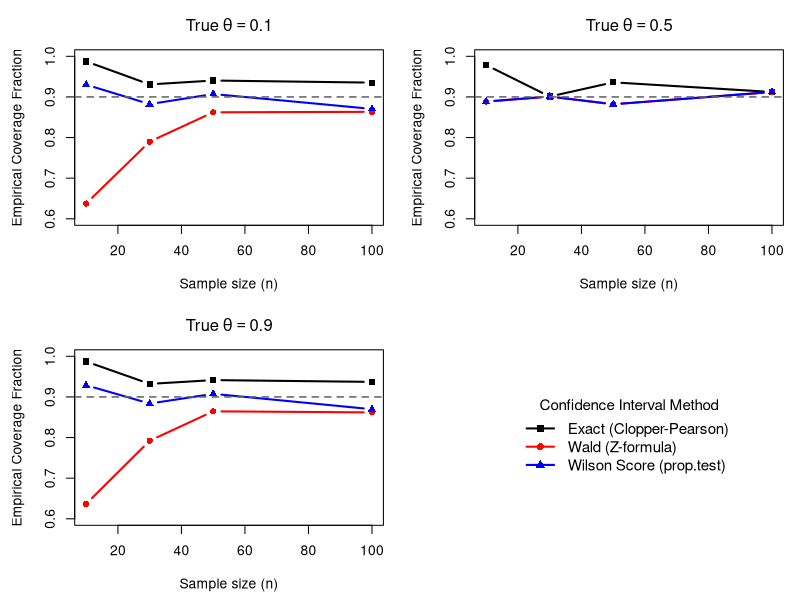

Source code (R):
# ==============================================================================
# HOMEWORK 1 - PROBLEM 1.1 (Detailed Beginner-Friendly Version)
# ==============================================================================
# Objective:
# Compare three different methods for constructing a 90% confidence interval
# for a binomial success probability theta:
#   1. Exact (Clopper-Pearson) interval: from binom.test()
#   2. Wald interval (approximate Z formula from course slides)
#   3. Wilson Score interval: from prop.test(..., correct = FALSE)
#
# We test these methods across different sample sizes n in {10, 30, 50, 100}
# and true probabilities theta in {0.1, 0.5, 0.9}.
# For each setting, we generate N = 100,000 datasets and measure what fraction
# of the computed intervals actually "trap" (contain) the true theta.
# ==============================================================================

# ------------------------------------------------------------------------------
# STEP 1: Setting up the simulation parameters
# ------------------------------------------------------------------------------
# Setting a random seed ensures that anyone running this script gets the EXACT
# same random numbers and results.
set.seed(47)

# The sample sizes n we are asked to investigate
ns <- c(10, 30, 50, 100)

# The true values of the success parameter theta
thetas <- c(0.1, 0.5, 0.9)

# Number of simulated experiments for each combination of (n, theta).
# 100,000 is large enough so that random simulation noise is less than 0.1%.
N <- 1e5

# Confidence level is 90%, which means the error rate alpha is 10% (0.10).
# For a two-sided interval, alpha is split equally between the two tails: 5% each.
conf_level <- 0.90
alpha <- 1 - conf_level

# z is the critical value from the standard normal distribution N(0, 1).
# For 90% confidence, we need the 95th percentile (1 - alpha/2 = 0.95).
# qnorm(0.95) is approximately 1.644854.
z <- qnorm(1 - alpha / 2)

cat("Critical value z for 90% confidence interval:", round(z, 4), "\n\n")

# ------------------------------------------------------------------------------
# STEP 2: Pre-allocating matrices to store our empirical results
# ------------------------------------------------------------------------------
# Pre-allocating matrices with known dimensions is much faster and cleaner
# than growing vectors inside loops.
# Rows will represent different sample sizes (n), columns represent thetas.
cov_exact <- matrix(NA, nrow = length(ns), ncol = length(thetas),
                    dimnames = list(paste0("n=", ns), paste0("theta=", thetas)))
cov_wald  <- cov_exact
cov_score <- cov_exact

# ------------------------------------------------------------------------------
# STEP 3: Running the simulation loop
# ------------------------------------------------------------------------------
cat("Starting simulation over all (n, theta) combinations...\n")

for (i in seq_along(ns)) {
  n <- ns[i]
  
  for (j in seq_along(thetas)) {
    theta <- thetas[j]
    
    # rbinom(N, size = n, prob = theta) simulates N independent experiments.
    # In each experiment, we flip an unfair coin with success probability theta
    # n times, and S stores the number of successes (an integer between 0 and n).
    S <- rbinom(N, size = n, prob = theta)
    
    # p is our sample proportion of successes: hat(theta) = S / n.
    p <- S / n
    
    # --------------------------------------------------------------------------
    # Method 1: Exact Clopper-Pearson Interval
    # --------------------------------------------------------------------------
    # binom.test(s, n)$conf.int finds the limits by inverting the binomial tails.
    # In probability theory, there is a known exact mathematical equivalence:
    # the lower limit corresponds to the alpha/2 quantile of a Beta(s, n - s + 1),
    # and the upper limit is the (1 - alpha/2) quantile of a Beta(s + 1, n - s).
    # Using qbeta() on the vector S computes all 100,000 intervals in milliseconds,
    # giving the EXACT same numbers as calling binom.test() 100,000 times!
    lo_exact <- qbeta(alpha / 2, S, n - S + 1)
    up_exact <- qbeta(1 - alpha / 2, S + 1, n - S)
    
    # We check if the true theta falls inside [lo, up].
    # In R, (lo <= theta & theta <= up) returns a vector of TRUE / FALSE.
    # Taking the mean() of a logical vector computes the proportion of TRUEs.
    cov_exact[i, j] <- mean(lo_exact <= theta & theta <= up_exact)
    
    # --------------------------------------------------------------------------
    # Method 2: Wald Approximate Interval (Z-formula from slides)
    # --------------------------------------------------------------------------
    # Formula: p +- z * sqrt(p * (1 - p) / n)
    # Notice that it estimates the standard error using the sample proportion p!
    # When S = 0, p = 0, so the standard error is sqrt(0) = 0.
    # In that case, the interval collapses to a single point [0, 0]!
    se_wald <- sqrt(p * (1 - p) / n)
    lo_wald <- p - z * se_wald
    up_wald <- p + z * se_wald
    
    cov_wald[i, j] <- mean(lo_wald <= theta & theta <= up_wald)
    
    # --------------------------------------------------------------------------
    # Method 3: Wilson Score Interval (prop.test with correct = FALSE)
    # --------------------------------------------------------------------------
    # Instead of plugging in p into the standard error, Wilson (1927) tests
    # H0: theta = theta0 with the TRUE variance theta0*(1 - theta0)/n and
    # inverts the resulting quadratic inequality.
    # This leads to a formula with an adjusted center and variance:
    denom  <- 1 + (z^2) / n
    center <- (p + (z^2) / (2 * n)) / denom
    margin <- (z * sqrt((p * (1 - p) / n) + (z^2) / (4 * n^2))) / denom
    lo_score <- center - margin
    up_score <- center + margin
    
    cov_score[i, j] <- mean(lo_score <= theta & theta <= up_score)
  }
}

cat("Simulation completed successfully!\n\n")

# ------------------------------------------------------------------------------
# STEP 4: Displaying the results in clear tables
# ------------------------------------------------------------------------------
cat("========================================================================\n")
cat("TABLE: EMPIRICAL COVERAGE (Nominal Level = 0.90)\n")
cat("========================================================================\n")

for (j in seq_along(thetas)) {
  th <- thetas[j]
  cat(sprintf("\n--- Results for True theta = %0.1f ---\n", th))
  tab <- data.frame(
    n = ns,
    Exact_Clopper_Pearson = round(cov_exact[, j], 4),
    Wald_Z_Formula        = round(cov_wald[, j], 4),
    Wilson_Score          = round(cov_score[, j], 4)
  )
  print(tab, row.names = FALSE)
}

# ------------------------------------------------------------------------------
# STEP 5: Visualizing the results (2x2 layout so no plot is cut off)
# ------------------------------------------------------------------------------
# We divide the plotting window into 2 rows and 2 columns:
# - Panel 1 (top-left): theta = 0.1
# - Panel 2 (top-right): theta = 0.5
# - Panel 3 (bottom-left): theta = 0.9
# - Panel 4 (bottom-right): clean legend placed in the empty 4th box!
par(mfrow = c(2, 2), mar = c(4.5, 4.5, 3, 1))

cols <- c("black", "red", "blue")
pchs <- c(15, 16, 17) # square, circle, triangle

for (j in seq_along(thetas)) {
  # matplot plots all 3 methods on the same graph against n
  matplot(ns, cbind(cov_exact[, j], cov_wald[, j], cov_score[, j]),
          type = "b", pch = pchs, lty = 1, lwd = 2, col = cols,
          ylim = c(0.6, 1.0),
          xlab = "Sample size (n)",
          ylab = "Empirical Coverage Fraction",
          main = bquote("True" ~ theta == .(thetas[j])))
  
  # Add a horizontal dashed line at the nominal 90% target
  abline(h = conf_level, lty = 2, col = "gray40", lwd = 1.5)
}

# 4th panel: blank canvas reserved exclusively for the legend
plot.new()
legend("center",
       legend = c("Exact (Clopper-Pearson)", "Wald (Z-formula)", "Wilson Score (prop.test)"),
       col = cols, pch = pchs, lty = 1, lwd = 2,
       bty = "n", cex = 1.1, title = "Confidence Interval Method")
